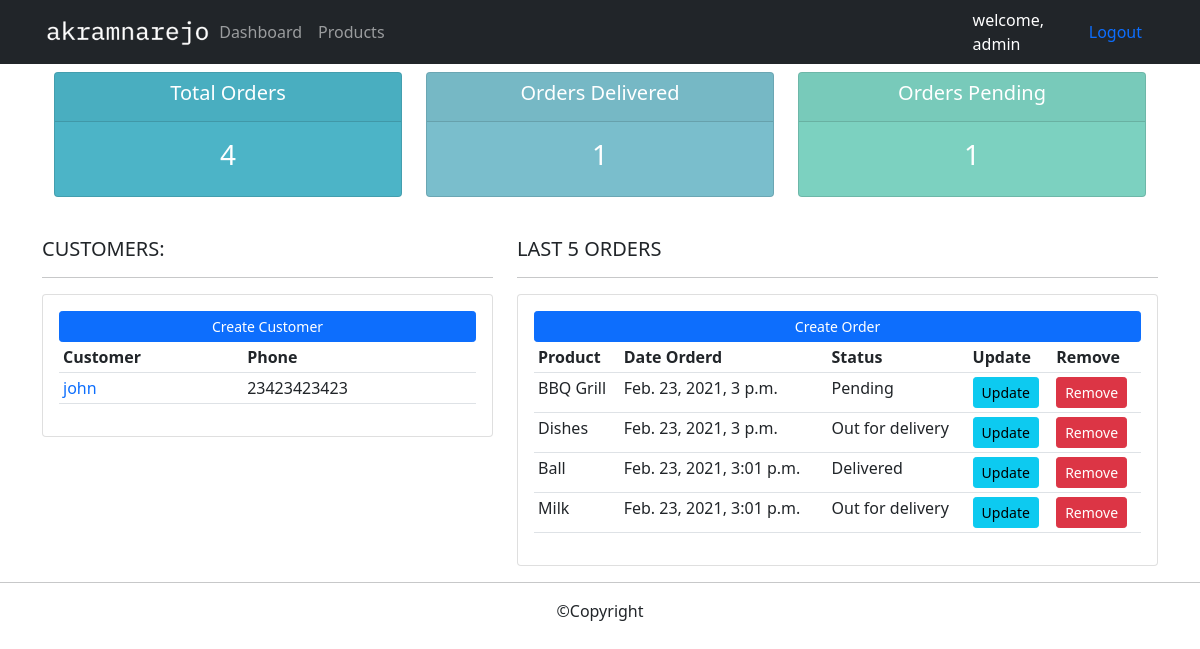
The app's page / (signed in) with its own data.
### accounts/models.py (models this page shows, shortened)
class Customer(models.Model):
    user = models.OneToOneField(User, blank=True, null=True, on_delete=models.CASCADE)
    name = models.CharField(max_length=200, null=True)
    phone = models.CharField(max_length =200, null=True)
    email = models.CharField(max_length=200, null=True)
    profile_pic = models.ImageField(default='default.png', null=True, blank=True)
    date_created = models.DateTimeField(auto_now_add=True, null=True)

class Order(models.Model):
    STATUS = (
        ('Pending','Pending'),
        ('Out for delivery', 'Out for delivery'),
        ('Delivered', 'Delivered'),
    )
    customer = models.ForeignKey(Customer, null=True, on_delete=models.SET_NULL)
    product = models.ForeignKey(Products, null=True, on_delete=models.SET_NULL)
    date_created = models.DateTimeField(auto_now_add=True, null=True)
    status = models.CharField(max_length=200, null=True, choices=STATUS)

class Products(models.Model):
    CATEGORY = (
        ('Indoor', 'Indoor'),
        ('Out Door', 'Out Door'),
    )
    name = models.CharField(max_length=200, null=True)
    price = models.FloatField(null=True)
    category = models.CharField(max_length=200, null=True, choices=CATEGORY)
    description = models.TextField(null=True)
    date_created = models.DateTimeField(auto_now_add=True, null=True)
    tags = models.ManyToManyField(Tag)
    def __str__(self):
        return self.name

### accounts/decorators.py (the view)
    def wrapper_func(request, *args, **kwargs):
        group = None
        if request.user.groups.exists():
            group = request.user.groups.all()[0].name
        if group == 'customer':
            return redirect("userPage")
        elif group == "admin":
            return view_func(request, *args, **kwargs)
        else:
            return HttpResponse("no user")

### accounts/views.py (called while the page is built)
@login_required(login_url='login')
@admin_only
def home(request):
    orders = Order.objects.all()
    customers = Customer.objects.all()
    total_orders = orders.count()
    orders_delivered = orders.filter(status='Delivered').count()
    orders_pending = orders.filter(status='Pending').count()
    context = {
        'orders':orders,
        'customers':customers,
        'total_orders':total_orders,
        'orders_delivered':orders_delivered,
        'orders_pending':orders_pending
    }
    return render(request, 'dashboard.html', context)

### accounts/templates/dashboard.html
{%  extends 'main.html' %}
{% block content %}
{%  include 'status.html' %}
<br>
<div class="row">
	<div class="col-md-5">
		<h5>CUSTOMERS:</h5>
		<hr>
		<div class="card card-body">
			<a class="btn btn-primary  btn-sm btn-block" href="{% url 'create_customer' %}">Create Customer</a>
			<table class="table table-sm">
				<tr>
					<th>Customer</th>
					<th>Phone</th>
				</tr>
				{% for customer in customers %}
					<tr>
						<td><a href="{% url 'customer' customer.id %}" class="text-decoration-none">{{ customer.name }}</a></td>
						<td>{{ customer.phone }}</td>
					</tr>
				{% endfor %}
			</table>
		</div>
	</div>
	<div class="col-md-7">
		<h5>LAST 5 ORDERS</h5>
		<hr>
		<div class="card card-body">
			<a class="btn btn-primary  btn-sm btn-block" href="{% url 'create_order' %}">Create Order</a>
			<table class="table table-sm">
				<tr>
					<th>Product</th>
					<th>Date Orderd</th>
					<th>Status</th>
					<th>Update</th>
					<th>Remove</th>
				</tr>
				{% for order in orders %}
					<tr>
						<td>{{ order.product }}</td>
						<td>{{ order.date_created }}</td>
						<td>{{ order.status }}</td>
						<td><a href="{% url 'update_order' order.id %}" class="btn btn-sm btn-info">Update</a></td>
						<td><a href="{% url 'delete_order' order.id %}" class="btn btn-sm btn-danger">Remove</a></td>
					</tr>
				{% endfor %}
			</table>
		</div>
	</div>
</div>
{% endblock %}

### accounts/templates/main.html (shortened to what this page needs)
{% load static %}
<html lang="en">
<head>
    <link href="https://cdn.jsdelivr.net/npm/bootstrap@5.0.0-beta1/dist/css/bootstrap.min.css" rel="stylesheet">
    <link rel="stylesheet" href="{% static '/css/main.css' %}">
</head>
<body>
    {% include 'navbar.html' %}
    <div class="container mt-md-5">
        {% block content %}{% endblock %}
    </div>
    <hr>
    <div class="container">
        <footer class="d-flex justify-content-center">&copy;Copyright</footer>
    </div>
</body>
</html>

### accounts/templates/navbar.html (shortened to what this page needs)
{% load static %}
<nav class="navbar navbar-expand-lg fixed-top navbar-dark bg-dark">
    <div class="container">
      <a href="{% url 'home' %}"><img src="{% static 'images/logo.png'%}" alt="akram narejo" class="img-fluid"></a>
      <div class="collapse navbar-collapse" id="navbarNav">
        <ul class="navbar-nav">
          {% if request.user.is_staff %}
            <li class="nav-item active">
              <a class="nav-link" href="{% url 'home' %}">Dashboard</a>
            </li>
            <li class="nav-item">
              <a class="nav-link" href="{% url 'products' %}">Products</a>
            </li>
          {% else %}
            <li class="nav-item">
              <a href="{% url 'account' %}" class="nav-link">Settings</a>
            </li>
          {% endif %}
        </ul>
      </div>
      <span style="color: white; padding-right: 1rem;">welcome, {{request.user}}</span>
      <a href="{% url 'logout' %}" class="nav-link">Logout</a>
    </div>
</nav>

### accounts/templates/status.html
<br>
<div class="container">
	<div class="row">
		<div class="col">
			<div class="col-md">
				<div class="card text-center text-white  mb-3" id="total-orders">
					  <div class="card-header">
						  <h5 class="card-title">Total Orders</h5>
					  </div>
					  <div class="card-body">
						<h3 class="card-title">{{ total_orders }}</h3>
					  </div>
				</div>
			</div>
		</div>
		<div class="col">
			<div class="col-md">
				<div class="card text-center text-white  mb-3" id="orders-delivered">
					  <div class="card-header">
						  <h5 class="card-title">Orders Delivered</h5>
					  </div>
					  <div class="card-body">
						<h3 class="card-title">{{ orders_delivered }}</h3>
					  </div>
				</div>
			</div>
		</div>
		<div class="col">
			<div class="col-md">
				<div class="card text-center text-white  mb-3" id="orders-pending">
					  <div class="card-header">
						  <h5 class="card-title">Orders Pending</h5>
					  </div>
					  <div class="card-body">
						<h3 class="card-title">{{ orders_pending }}</h3>
					  </div>
				</div>
			</div>
		</div>
	</div>
</div>

### static/css/main.css (style rules this page uses)
body { background-color: #fff; }
#total-orders { background-color: #4cb4c7; }
#orders-delivered { background-color: #7abecc; }
#orders-pending { background-color: #7CD1C0; }

### records on screen
Customer: name "john", phone "23423423423"
Order: product "BBQ Grill", date_created "Feb. 23, 2021, 3 p.m.", status "Pending"
Order: product "Dishes", date_created "Feb. 23, 2021, 3 p.m.", status "Out for delivery"
Order: product "Ball", date_created "Feb. 23, 2021, 3:01 p.m.", status "Delivered"
Order: product "Milk", date_created "Feb. 23, 2021, 3:01 p.m.", status "Out for delivery"

### other values on screen
{{ request.user }} "admin"
{{ total_orders }} "4"
{{ orders_delivered }} "1"
{{ orders_pending }} "1"
